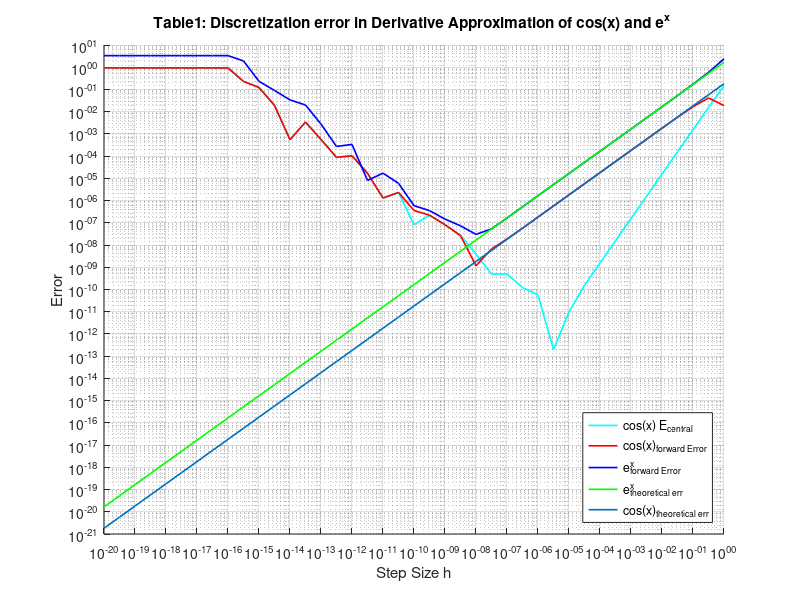

Write the MATLAB code that produced this figure.
close all;
clear all;
clc;
g=@(x) cos(x);
gp_exact=@(x)-sin(x);% function derivative
x0=1.2;
g0=g(x0);
gp=gp_exact(x0);
f=@(x)e.^x;
fp_exact=f;% function derivative
f0=f(x0);
fp=fp_exact(x0);
i=-20:0.5:0; %step sizes
h=10.^i;
fp_approx1=(f(x0+h)-f0)./h;
fp_approx2=(f(x0+h)-f(x0-h))./(2.*h);

gp_approx1=(g(x0+h)-g0)./h;%derivative approximation using forward difference formula for cos(x)
gp_approx2=(g(x0+h)-g(x0-h))./(2.*h);% derivative approximation using central difference formula for cos(x)
format shorte
%abs_err1=abs(fp-fp_approx1); %absolute discretization error using forward difference formula for e^x
abs_err1=abs(fp-fp_approx1); %absolute discretization error using forward difference formula for e^x
abs_err2=abs(fp-fp_approx2);% %absolute discretization error using central difference formula for e^x
abs_err3=abs(gp-gp_approx1); %absolute discretization error using forward difference formula for cos(x)
abs_err4=abs(gp-gp_approx2);%absolute discretization error using central difference formula for cos(x)

d_err1=abs(f0).*h/2;% first order theoretical error for e^x
d_err3=abs(g0).*h./2;% first order theoretical error for cos(x)
hold on
loglog(h,abs_err4,'c','Linewidth',1.2,'DisplayName','cos(x) E_{central}');
hold on
loglog(h,abs_err3,'r','LineWidth',1.2,'DisplayName', 'cos(x)_{forward Error}');
hold on
loglog(h,abs_err1,'b','LineWidth',1.2,'DisplayName','e^x_{forward Error}');
hold on
loglog(h,d_err1,'g','Linewidth',1.2,'DisplayName','e^x_{theoretical err}');
hold on
loglog(h,d_err3,'Linewidth',1.2,'DisplayName','cos(x)_{theoretical err}')

legend('Location','Southeast');
xlabel('Step Size h');
ylabel('Error');
title('Table1: Discretization error in Derivative Approximation of cos(x) and e^x ');
grid on;
disp('         h     c^x error     cos(x) error');
disp([h; abs_err1; abs_err3]');

